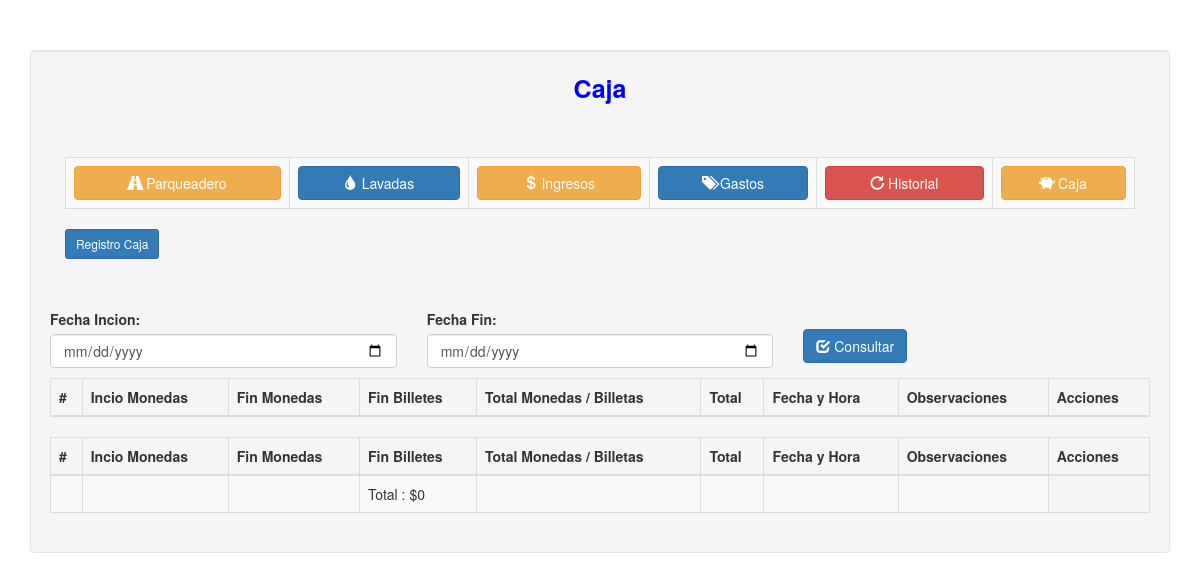
Page /caja.php on the earlier database version.
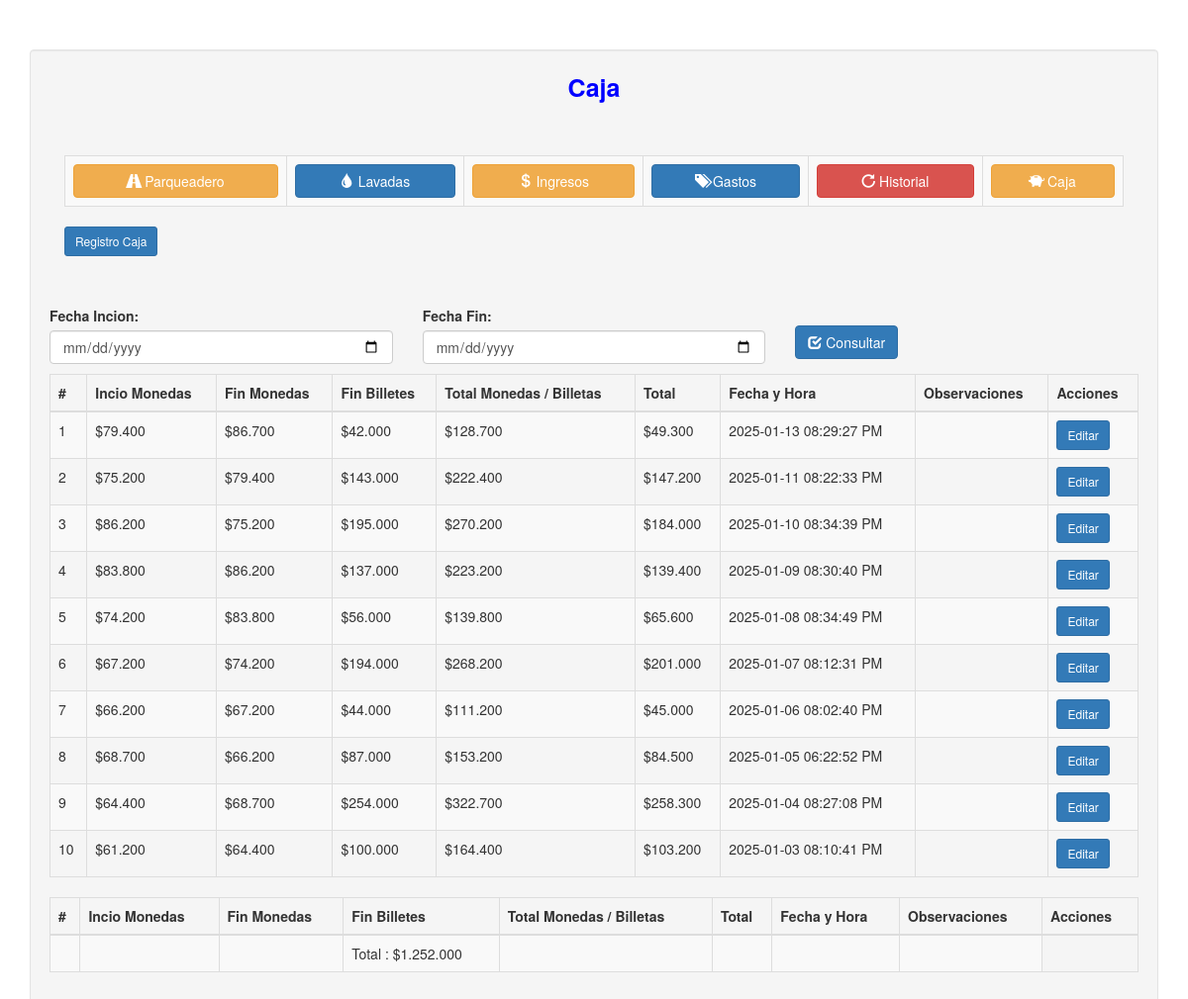
Same page on the later database version.
### tables this page shows
CREATE TABLE `caja` (
  `id` int(11) NOT NULL,
  `inicio_monedas` int(11) NOT NULL,
  `fin_mondesa` int(11) NOT NULL,
  `fin_billetes` int(11) NOT NULL,
  `observaciones` text NOT NULL,
  `fecha` datetime NOT NULL
);

### caja.php (the view, shortened to what this page needs)
<!DOCTYPE html>
<html>
<head>
	<link rel="stylesheet" href="libs/bootstrap.min.css" />
</head>
<body>
	<div class="container">
		<div style="height:50px;"></div>
		<div class="well" style="margin:auto; padding:auto; width:100%;">
			<span style="font-size:25px; color:blue">
				<center><strong>Caja</strong></center>
			</span>
			<div style="height:50px;"></div>
			<div class="container-fluid">
				<table class="table table-striped table-bordered table-hover">
					<tr>
						<td>
							<a href="index.php" class="btn btn-warning" style="width: 100%;"><span
									class="glyphicon glyphicon-road"></span>
								Parqueadero</a>
						</td>
						<td>
							<a href="lavadas.php" class="btn btn-primary" style="width: 100%;"><span
									class="	glyphicon glyphicon-tint"></span> Lavadas</a>
						</td>
						<td>
							<a href="ingresos.php" class="btn btn-warning" style="width: 100%;"><span
									class="	glyphicon glyphicon-usd"></span> Ingresos</a>
						</td>
						<td>
							<a href="gastos.php" class="btn btn-primary" style="width: 100%;"><span
									class="	glyphicon glyphicon-tags"></span> Gastos</a>
						</td>
						<td>
							<a href="historial.php" class="btn btn-danger" style="width: 100%;"><span
									class="glyphicon glyphicon-repeat"></span> Historial</a>
						</td>
						<td>
							<a href="caja.php" class="btn btn-warning" style="width: 100%;"><span
									class="glyphicon glyphicon-piggy-bank"></span>
								Caja</a>
						</td>
					</tr>
				</table>
				<button type="button" class="btn btn-primary btn-sm" data-toggle="modal"
					data-target="#addModal">Registro Caja</button>
			</div>
			<div style="height:50px;"></div>
			<div class="row">
				<form method="POST" action="#">
					<div class="col-lg-4">
						<label>Fecha Incion:</label>
						<input type="date" class="form-control" id="fechai" name="fechai" require
							placeholder="Fecha Incio" value="<?php if (isset($_POST['fechai'])) {
								echo $_POST['fechai'];
							} ?>">
					</div>
					<div class="col-lg-4">
						<label>Fecha Fin:</label>
						<input type="date" class="form-control" id="fechaf" name="fechaf" require
							placeholder="Fecha fin" value="<?php if (isset($_POST['fechaf'])) {
								echo $_POST['fechaf'];
							} ?>">
					</div>
					<div class="col-lg-4">
						<br/>
						<button type="submit" class="btn btn-primary"><span class="glyphicon glyphicon-check"></span>
							Consultar</button>
					</div>
				</form>
				<?php
				include 'conn.php';
				$contaor = 0;
				$inicio_monedas =0;
				$fin_mondesa =0;
				$fin_billetes =0;
				if (isset($_POST['fechai']) && isset($_POST['fechaf']) ) {
					$fi = $_POST['fechai'];
					$ff = $_POST['fechaf'];
					$formatoValido = '/^\d{4}-\d{2}-\d{2}$/';
					$fechaf = preg_match($formatoValido, $ff);
					$query = mysqli_query($conn, "select * from caja where  fecha >= '$fi' AND fecha < DATE_ADD('$ff', INTERVAL 1 DAY);");
				} else {
					$query = mysqli_query($conn, "select * from caja order by fecha desc limit 10;");
				}
				?>
			</div>
			<div style="height:10px;"></div>
			<table class="table table-striped table-bordered table-hover">
				<thead>
					<th>#</th>
					<th>Incio Monedas</th>
					<th>Fin Monedas</th>
					<th>Fin Billetes</th>
					<th>Total Monedas / Billetas</th>
					<th>Total</th>
					<th>Fecha y Hora</th>
					<th>Observaciones</th>
					<th>Acciones</th>
				</thead>
				<tbody>
					<?php
					while ($row = mysqli_fetch_array($query)) {
						?>
						<tr>
							<td>
								<?php echo $contaor += 1 ?>
							</td>
							<td>
								<?php $inicio_monedas  += $row['inicio_monedas']; echo "$" . ucwords(number_format((int) $row['inicio_monedas'], 0, ',', '.')); ?>
							</td>
							<td>
								<?php $fin_mondesa  += $row['fin_mondesa'];  echo "$" . ucwords(number_format((int) $row['fin_mondesa'], 0, ',', '.')); ?>
							</td>
							<td>
								<?php  $fin_billetes  += $row['fin_billetes'];  echo "$" . ucwords(number_format((int) $row['fin_billetes'], 0, ',', '.')); ?>
							</td>
							<td>
								<?php
								$totalPlata = $row['fin_billetes'] + $row['fin_mondesa'];
								echo "$" . ucwords(number_format((int) $totalPlata, 0, ',', '.'));
								?>
								<td>
								<?php
								$totalPlataReal = $row['fin_billetes'] + $row['fin_mondesa']-$row['inicio_monedas'];
								echo "$" . ucwords(number_format((int) $totalPlataReal, 0, ',', '.'));
								?>
							</td>
							</td>
							<td>
								<?php $fechaHoraFormateada = date('Y-m-d h:i:s A', strtotime($row['fecha']));
								echo $fechaHoraFormateada; ?>
							</td>
							<td>
							</td>
							<td>
								<button type="button" class="btn btn-primary btn-sm" data-toggle="modal"
									data-target="#editModal" data-caja-id="<?php echo $row['id']; ?>"
									data-caja-inicio-monedas="<?php echo $row['inicio_monedas']; ?>"
									data-caja-fin-monedas="<?php echo $row['fin_mondesa']; ?>"
									data-caja-fin-billetes="<?php echo $row['fin_billetes']; ?>"
									data-caja-observaciones="<?php echo $row['observaciones']; ?>">Editar</button>
							</td>
						</tr>
						<?php
					}
					?>
				</tbody>
			</table>
			<table class="table table-striped table-bordered table-hover">
				<thead>
					<th>#</th>
					<th>Incio Monedas</th>
					<th>Fin Monedas</th>
					<th>Fin Billetes</th>
					<th>Total Monedas / Billetas</th>
					<th>Total</th>
					<th>Fecha y Hora</th>
					<th>Observaciones</th>
					<th>Acciones</th>
				</thead>
				<tbody>
					<td></td>
					<td></td>
					<td></td>
					<td>Total : <?php  echo "$" . ucwords(number_format((int) $fin_billetes, 0, ',', '.'));?></td>
					<td></td>
					<td></td>
					<td></td>
					<td></td>
				</tbody>
			</table>
		</div>
	</div>
</body>
</html>

Differences in the rows shown:
added caja: contaor "1", inicio_monedas "79.400", fin_mondesa "86.700", fin_billetes "42.000", totalPlata "128.700", totalPlataReal "49.300", fecha "2025-01-13 08:29:27 PM"
added caja: contaor "2", inicio_monedas "75.200", fin_mondesa "79.400", fin_billetes "143.000", totalPlata "222.400", totalPlataReal "147.200", fecha "2025-01-11 08:22:33 PM"
added caja: contaor "3", inicio_monedas "86.200", fin_mondesa "75.200", fin_billetes "195.000", totalPlata "270.200", totalPlataReal "184.000", fecha "2025-01-10 08:34:39 PM"
added caja: contaor "4", inicio_monedas "83.800", fin_mondesa "86.200", fin_billetes "137.000", totalPlata "223.200", totalPlataReal "139.400", fecha "2025-01-09 08:30:40 PM"
added caja: contaor "5", inicio_monedas "74.200", fin_mondesa "83.800", fin_billetes "56.000", totalPlata "139.800", totalPlataReal "65.600", fecha "2025-01-08 08:34:49 PM"
added caja: contaor "6", inicio_monedas "67.200", fin_mondesa "74.200", fin_billetes "194.000", totalPlata "268.200", totalPlataReal "201.000", fecha "2025-01-07 08:12:31 PM"
added caja: contaor "7", inicio_monedas "66.200", fin_mondesa "67.200", fin_billetes "44.000", totalPlata "111.200", totalPlataReal "45.000", fecha "2025-01-06 08:02:40 PM"
added caja: contaor "8", inicio_monedas "68.700", fin_mondesa "66.200", fin_billetes "87.000", totalPlata "153.200", totalPlataReal "84.500", fecha "2025-01-05 06:22:52 PM"
added caja: contaor "9", inicio_monedas "64.400", fin_mondesa "68.700", fin_billetes "254.000", totalPlata "322.700", totalPlataReal "258.300", fecha "2025-01-04 08:27:08 PM"
added caja: contaor "10", inicio_monedas "61.200", fin_mondesa "64.400", fin_billetes "100.000", totalPlata "164.400", totalPlataReal "103.200", fecha "2025-01-03 08:10:41 PM"
Other differences:
$fin_billetes: "0" → "1.252.000"
